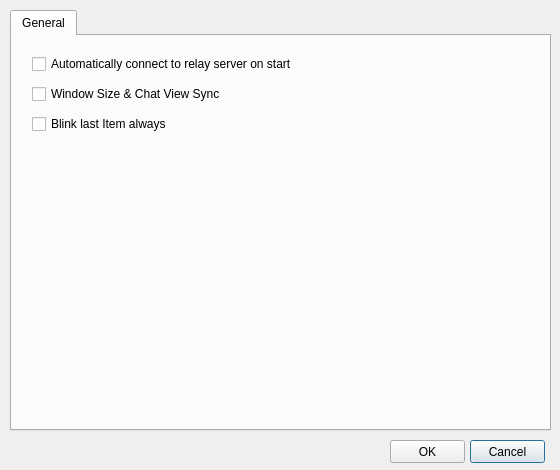
<?xml version="1.0" encoding="UTF-8"?>
<ui version="4.0">
 <class>PreferencesDialog</class>
 <widget class="QDialog" name="PreferencesDialog">
  <property name="geometry">
   <rect>
    <x>0</x>
    <y>0</y>
    <width>560</width>
    <height>470</height>
   </rect>
  </property>
  <property name="sizePolicy">
   <sizepolicy hsizetype="Preferred" vsizetype="Preferred">
    <horstretch>0</horstretch>
    <verstretch>0</verstretch>
   </sizepolicy>
  </property>
  <property name="minimumSize">
   <size>
    <width>560</width>
    <height>470</height>
   </size>
  </property>
  <property name="maximumSize">
   <size>
    <width>560</width>
    <height>470</height>
   </size>
  </property>
  <property name="windowTitle">
   <string>Preferences</string>
  </property>
  <property name="sizeGripEnabled">
   <bool>false</bool>
  </property>
  <widget class="QTabWidget" name="tabWidget">
   <property name="geometry">
    <rect>
     <x>10</x>
     <y>10</y>
     <width>541</width>
     <height>421</height>
    </rect>
   </property>
   <property name="tabPosition">
    <enum>QTabWidget::North</enum>
   </property>
   <property name="tabShape">
    <enum>QTabWidget::Rounded</enum>
   </property>
   <property name="currentIndex">
    <number>0</number>
   </property>
   <widget class="QWidget" name="generalTab">
    <attribute name="title">
     <string>General</string>
    </attribute>
    <widget class="QCheckBox" name="checkBoxSyncWinSize">
     <property name="geometry">
      <rect>
       <x>20</x>
       <y>50</y>
       <width>221</width>
       <height>16</height>
      </rect>
     </property>
     <property name="text">
      <string>Window Size &amp;&amp; Chat View Sync</string>
     </property>
    </widget>
    <widget class="QCheckBox" name="checkBoxServerConnOnStart">
     <property name="geometry">
      <rect>
       <x>20</x>
       <y>20</y>
       <width>291</width>
       <height>16</height>
      </rect>
     </property>
     <property name="text">
      <string>Automatically connect to relay server on start</string>
     </property>
    </widget>
    <widget class="QCheckBox" name="checkBoxBlinkLastItem">
     <property name="geometry">
      <rect>
       <x>20</x>
       <y>80</y>
       <width>291</width>
       <height>16</height>
      </rect>
     </property>
     <property name="text">
      <string>Blink last Item always</string>
     </property>
    </widget>
   </widget>
  </widget>
  <widget class="QPushButton" name="cancelButton">
   <property name="geometry">
    <rect>
     <x>470</x>
     <y>440</y>
     <width>75</width>
     <height>23</height>
    </rect>
   </property>
   <property name="text">
    <string>Cancel</string>
   </property>
  </widget>
  <widget class="QPushButton" name="okButton">
   <property name="geometry">
    <rect>
     <x>390</x>
     <y>440</y>
     <width>75</width>
     <height>23</height>
    </rect>
   </property>
   <property name="text">
    <string>OK</string>
   </property>
  </widget>
 </widget>
 <layoutdefault spacing="6" margin="11"/>
 <resources/>
 <connections>
  <connection>
   <sender>okButton</sender>
   <signal>clicked()</signal>
   <receiver>PreferencesDialog</receiver>
   <slot>onOK()</slot>
   <hints>
    <hint type="sourcelabel">
     <x>427</x>
     <y>451</y>
    </hint>
    <hint type="destinationlabel">
     <x>279</x>
     <y>234</y>
    </hint>
   </hints>
  </connection>
  <connection>
   <sender>cancelButton</sender>
   <signal>clicked()</signal>
   <receiver>PreferencesDialog</receiver>
   <slot>reject()</slot>
   <hints>
    <hint type="sourcelabel">
     <x>507</x>
     <y>451</y>
    </hint>
    <hint type="destinationlabel">
     <x>279</x>
     <y>234</y>
    </hint>
   </hints>
  </connection>
 </connections>
 <slots>
  <slot>onOK()</slot>
 </slots>
</ui>
